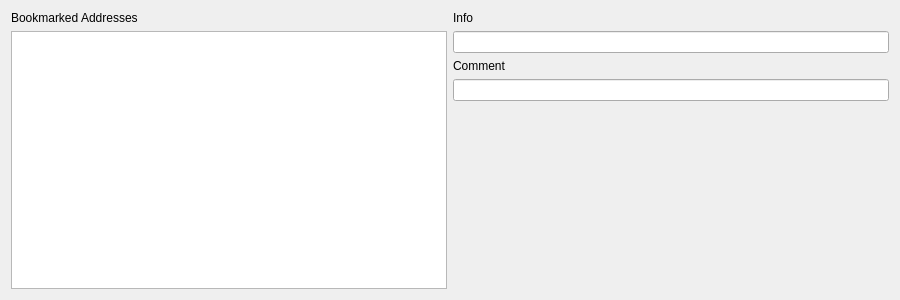
<?xml version="1.0" encoding="UTF-8"?>
<ui version="4.0">
 <class>Form</class>
 <widget class="QWidget" name="Form">
  <property name="geometry">
   <rect>
    <x>0</x>
    <y>0</y>
    <width>900</width>
    <height>300</height>
   </rect>
  </property>
  <property name="windowTitle">
   <string>Bookmarks</string>
  </property>
  <layout class="QGridLayout" name="gridLayout">
   <item row="0" column="0">
    <layout class="QHBoxLayout" name="horizontalLayout">
     <item>
      <layout class="QVBoxLayout" name="verticalLayout">
       <item>
        <widget class="QLabel" name="label">
         <property name="text">
          <string>Bookmarked Addresses</string>
         </property>
        </widget>
       </item>
       <item>
        <widget class="QListWidget" name="listWidget">
         <property name="font">
          <font>
           <family>Monospace</family>
          </font>
         </property>
        </widget>
       </item>
      </layout>
     </item>
     <item>
      <layout class="QVBoxLayout" name="verticalLayout_2">
       <item>
        <widget class="QLabel" name="label_2">
         <property name="text">
          <string>Info</string>
         </property>
        </widget>
       </item>
       <item>
        <widget class="QLineEdit" name="lineEdit_Info">
         <property name="readOnly">
          <bool>true</bool>
         </property>
        </widget>
       </item>
       <item>
        <widget class="QLabel" name="label_3">
         <property name="text">
          <string>Comment</string>
         </property>
        </widget>
       </item>
       <item>
        <widget class="QLineEdit" name="lineEdit_Comment">
         <property name="readOnly">
          <bool>true</bool>
         </property>
        </widget>
       </item>
       <item>
        <spacer name="verticalSpacer">
         <property name="orientation">
          <enum>Qt::Vertical</enum>
         </property>
         <property name="sizeHint" stdset="0">
          <size>
           <width>20</width>
           <height>40</height>
          </size>
         </property>
        </spacer>
       </item>
      </layout>
     </item>
    </layout>
   </item>
  </layout>
 </widget>
 <resources/>
 <connections/>
</ui>
